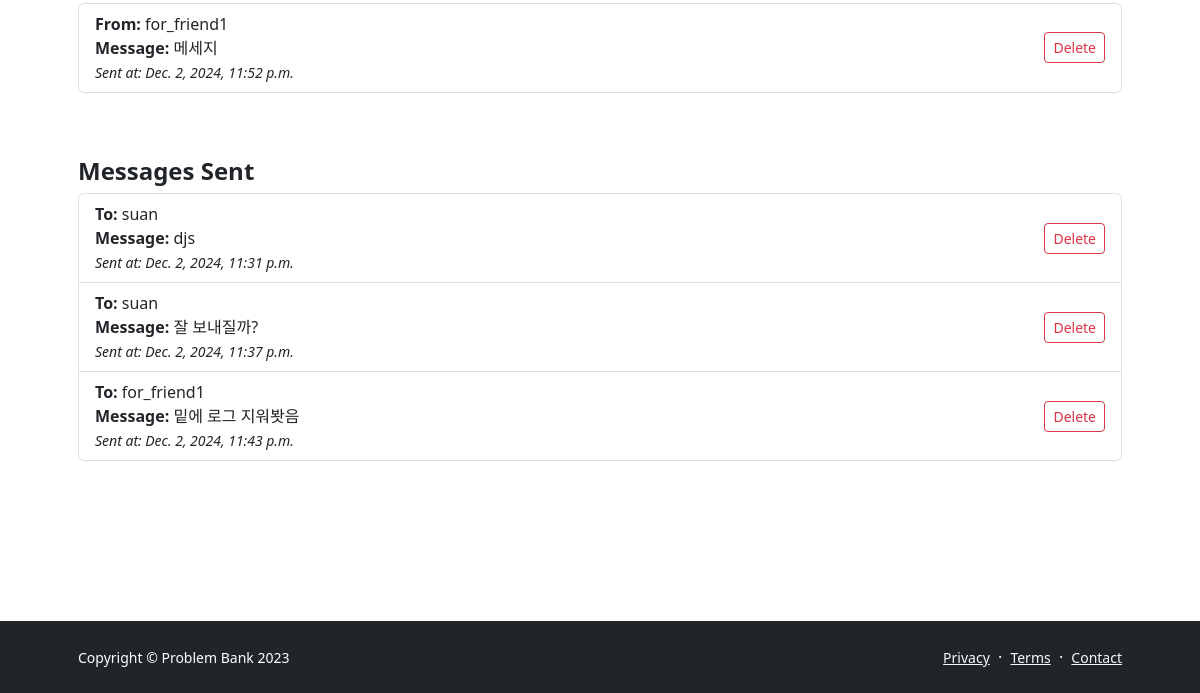
Page /profile/ (signed in, lower part) on the earlier database version.
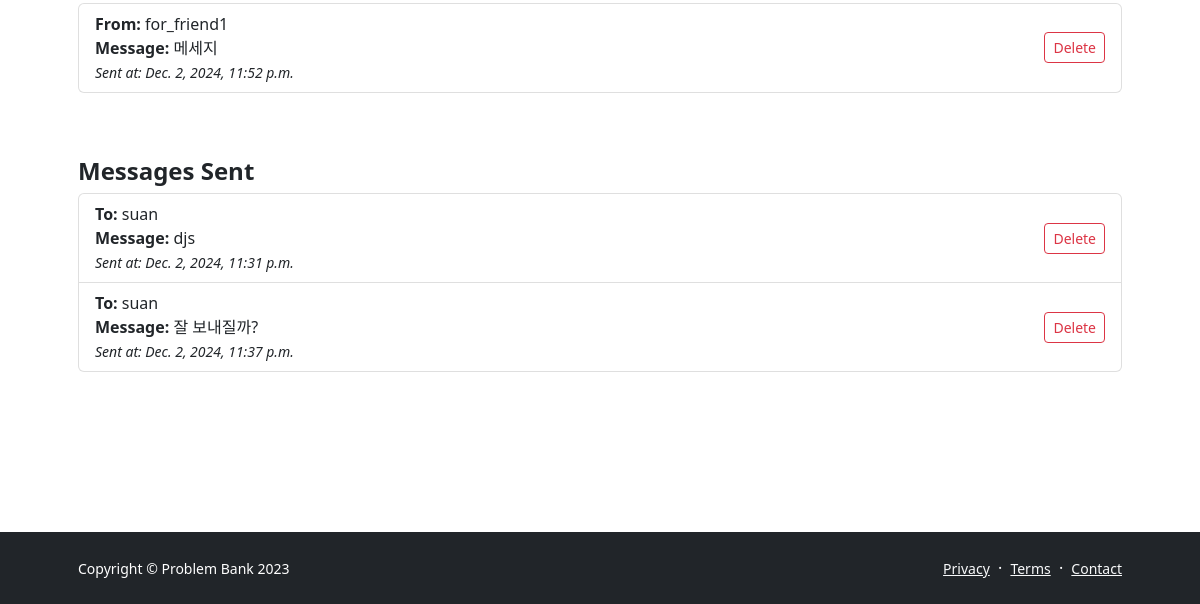
Same page on the later database version.
### IBK_ossproject/models.py (models this page shows)
class Message(models.Model):
    sender = models.ForeignKey(User, related_name='sent_messages', on_delete=models.CASCADE)
    receiver = models.ForeignKey(User, related_name='received_messages', on_delete=models.CASCADE)
    content = models.TextField()
    timestamp = models.DateTimeField(auto_now_add=True)

### IBK_ossproject/views.py (the view)
# urls.py: path('profile/', views.profile_management, name='profile_management'),  # 프로필 관리 페이지
@login_required
def profile_management(request):
    try:
        user_profile = UserProfile.objects.get(user=request.user)
    except UserProfile.DoesNotExist:
        user_profile = None
    if request.method == "POST":
        request.user.username = request.POST.get('user_name')
        request.user.save()
        user_profile.solved_problems = request.POST.get('solved_problems')
        user_profile.save()
        return redirect('profile_management')
    context = {
        'user_profile': user_profile,
        'user_name': request.user.username,
        'solved_problems': user_profile.solved_problems if user_profile else None,
        'friends': Friendship.objects.filter(Q(user1=request.user) | Q(user2=request.user)),
        'messages_received': Message.objects.filter(receiver=request.user),
        'messages_sent': Message.objects.filter(sender=request.user),
    }
    return render(request, 'profile-management.html', context)

### templates/profile-management.html (shortened to what this page needs)
{% load static %}
<!DOCTYPE html>
<html lang="en">
<head>
    <link href="https://cdn.jsdelivr.net/npm/bootstrap@5.2.3/dist/css/bootstrap.min.css" rel="stylesheet">
    <link href="{% static 'css/styles.css' %}" rel="stylesheet" />
</head>
<body class="d-flex flex-column h-100">
    <main class="flex-shrink-0">
        <section class="py-5">
            <div class="container px-5 my-5">
                <div class="mb-5">
                    <div class="row">
                        <div class="mb-5">
                            <ul class="list-group mb-3">
                                {% for message in messages_received %}
                                    <li class="list-group-item d-flex justify-content-between align-items-center">
                                        <div>
                                            <strong>From:</strong> {{ message.sender.username }}<br>
                                            <strong>Message:</strong> {{ message.content }}<br>
                                            <small><em>Sent at: {{ message.timestamp }}</em></small>
                                        </div>
                                        <form method="POST" action="{% url 'delete_received_message' message.id %}">
                                            <button type="submit" class="btn btn-sm btn-outline-danger">Delete</button>
                                        </form>
                                    </li>
                                {% empty %}
                                    <li class="list-group-item">You have no messages received yet.</li>
                                {% endfor %}
                            </ul>
                        </div>
                        <div class="mb-5">
                            <h4 class="fw-bold">Messages Sent</h4>
                            <ul class="list-group mb-3">
                                {% for message in messages_sent %}
                                    <li class="list-group-item d-flex justify-content-between align-items-center">
                                        <div>
                                            <strong>To:</strong> {{ message.receiver.username }}<br>
                                            <strong>Message:</strong> {{ message.content }}<br>
                                            <small><em>Sent at: {{ message.timestamp }}</em></small>
                                        </div>
                                        <form method="POST" action="{% url 'delete_message' message.id %}">
                                            <button type="submit" class="btn btn-sm btn-outline-danger">Delete</button>
                                        </form>
                                    </li>
                                {% empty %}
                                    <li class="list-group-item">You have no messages sent yet.</li>
                                {% endfor %}
                            </ul>
                        </div>
                    </div>
                </div>
            </div>
        </section>
    </main>
    <footer class="bg-dark py-4 mt-auto">
        <div class="container px-5">
            <div class="row align-items-center justify-content-between flex-column flex-sm-row">
                <div class="col-auto"><div class="small m-0 text-white">Copyright &copy; Problem Bank 2023</div></div>
                <div class="col-auto">
                    <a class="link-light small" href="#!">Privacy</a>
                    <span class="text-white mx-1">&middot;</span>
                    <a class="link-light small" href="#!">Terms</a>
                    <span class="text-white mx-1">&middot;</span>
                    <a class="link-light small" href="#!">Contact</a>
                </div>
            </div>
        </div>
    </footer>
</body>
</html>

Differences in the rows shown:
removed Message: receiver.username "for_friend1", content "밑에 로그 지워봣음", timestamp "Dec. 2, 2024, 11:43 p.m.", shown under "Messages Sent"
